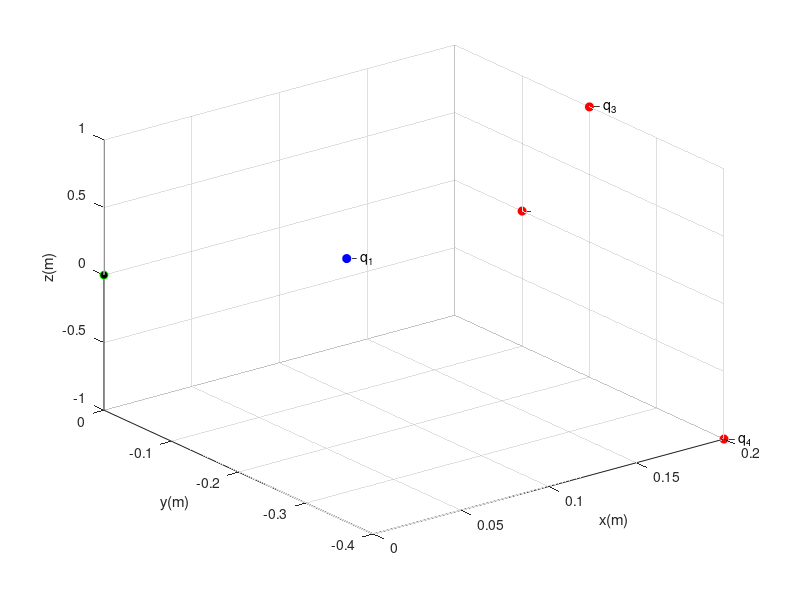
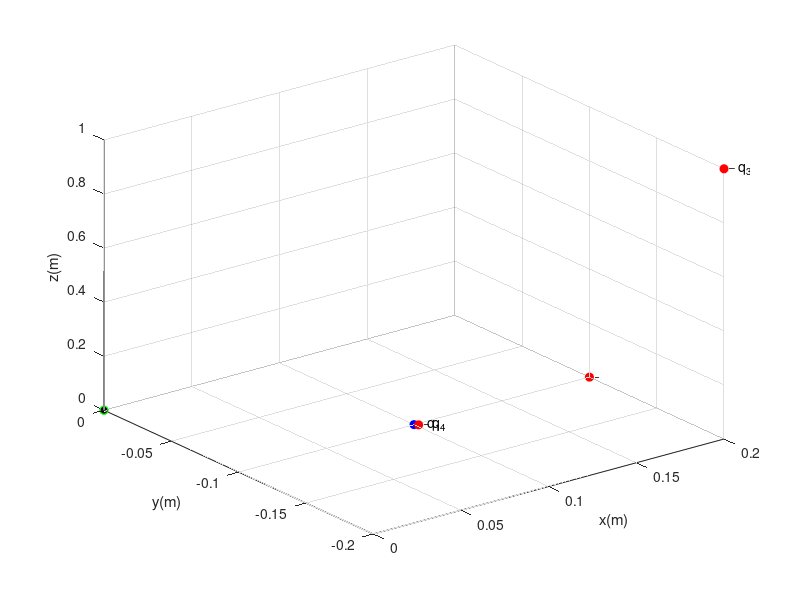

Write MATLAB code to recreate these figures, in order.
% Fixated charges
clearvars;
e = 1.60217662e-19;
m = 9.10938356e-31;
epsilon0 = 8.8541868128e-12;

n = -1;
q = n*e;
r0 = [0,0,0];
v0 = [0,0,0];

n = 1;
q1 = n*e;
r1 = [0.1,-0.1,0];

n = 2;
q2 = n*e;
r2 = [0.2,-0.1,0];

n = 3;
q3 = n*e;
r3 = [0.2,-0.2,1];

n = 4;
q4 = n*e;
r4 = [0.2,-0.4,-1.0];

figure(1)
plot3(r0(1), r0(2), r0(3), 'o', 'Color','g', 'MarkerFaceColor','k');
hold on;
plot3(r1(1), r1(2), r1(3), 'o', 'Color','b', 'MarkerFaceColor','b');
plot3(r2(1), r2(2), r2(3), 'o', 'Color','r', 'MarkerFaceColor','r');
plot3(r3(1), r3(2), r3(3), 'o', 'Color','r', 'MarkerFaceColor','r');
plot3(r4(1), r4(2), r4(3), 'o', 'Color','r', 'MarkerFaceColor','r');
hold off;
grid on;
xlabel('x(m)');
ylabel('y(m)');
zlabel('z(m)');
text(r1(1),r1(2),r1(3), '\leftarrow q_1');
text(r2(1),r2(2),r2(3), '\leftarrow q_2');
text(r3(1),r3(2),r3(3), '\leftarrow q_3');
text(r4(1),r4(2),r4(3), '\leftarrow q_4');

% Electric field of every fixated particle
E1 = @(r) (1/(4*pi*epsilon0))*q1*(r-r1)/(dot((r-r1),(r-r1)))^(3/2);
E2 = @(r) (1/(4*pi*epsilon0))*q2*(r-r2)/(dot((r-r2),(r-r2)))^(3/2);
E3 = @(r) (1/(4*pi*epsilon0))*q3*(r-r3)/(dot((r-r3),(r-r3)))^(3/2);
E4 = @(r) (1/(4*pi*epsilon0))*q4*(r-r4)/(dot((r-r4),(r-r4)))^(3/2);

%Its defined the acceleration function
f = @(r) (q/m)*(E1(r));
g = @(v) v;

%Simulation parameters
t0 = 0;
tn = 0.135;
N = 10000;
h = (tn-t0)/n;
tol = 3e-1;
hmax = h;
hmin = h/40;
t = t0;
r = r0;
flag = 1;
ti = t0;
vi = v0;
ri = r0;

while flag==1
    kv1 = h*f(ri);
    kv2 = h*f(ri + (1/4)*kv1);
    kv3 = h*f(ri + (3/32)*kv1 + (9/32)*kv2);
    kv4 = h*f(ri + (1932/2197)*kv1 - (7200/2197)*kv2 + (7296/2197)*kv3);
    kv5 = h*f(ri + (439/216)*kv1 - (8)*kv2 + (3680/513)*kv3 - (845/4104)*kv4);
    kv6 = h*f(ri - (8/27)*kv1 + (2)*kv2 - (3544/2565)*kv3 + (1859/4104)*kv4 - (11/40)*kv5);

    v4 = vi + (25/216)*kv1 + (1408/2565)*kv3 + (2197/4104)*kv4 -(1/5)*kv5;
    v5 = vi + (16/135)*kv1 + (6656/12825)*kv3 + (28561/-56430)*kv4 - (9/50)*kv5 + (2/55)*kv6;

    Rv = (1/h)*norm(v5-v4);
    vi = v4;

    kr1 = h*g(vi);
    kr2 = h*g(vi + (1/4)*kr1);
    kr3 = h*g(vi + (3/32)*kr1 + (9/32)*kr2);
    kr4 = h*g(vi + (1932/2197)*kr1 - (7200/2197)*kr2 + (7296/2197)*kr3);
    kr5 = h*g(vi + (439/216)*kr1 - (8)*kr2 + (3680/513)*kr3 - (845/4104)*kr4);
    kr6 = h*g(vi - (8/27)*kr1 + (2)*kr2 - (3544/2565)*kr3 + (1859/4104)*kr4 - (11/40)*kr5);

    r4 = ri + (25/216)*kr1 + (1408/2565)*kr3 + (2197/4104)*kr4 -(1/5)*kr5;
    r5 = ri + (16/135)*kr1 + (6656/12825)*kr3 + (28561/-56430)*kr4 - (9/50)*kr5 + (2/55)*kr6;
    
    if Rv <= tol
        ti = ti + h;
        t = [t;ti];
        r = [r;r4];
        ri = r4;
    end

    delta = 0.84*(tol/Rv)^(1/4);

    if delta <= 0.1
        h = 0.1*h;
    elseif delta >= 4
        h = 4*h;
    else 
        h = delta*h;
    end

    if h > hmax
        h = hmax;
    end

    if ti >= tn
        break;
    elseif ti+h > tn
        h = tn-ti;
    elseif h < hmin 
        break;
    end
end

figure(2);
plot3(r0(1), r0(2), r0(3), 'o', 'Color','g', 'MarkerFaceColor','k');
hold on;
plot3(r1(1), r1(2), r1(3), 'o', 'Color','b', 'MarkerFaceColor','b');
plot3(r2(1), r2(2), r2(3), 'o', 'Color','r', 'MarkerFaceColor','r');
plot3(r3(1), r3(2), r3(3), 'o', 'Color','r', 'MarkerFaceColor','r');
plot3(r4(1), r4(2), r4(3), 'o', 'Color','r', 'MarkerFaceColor','r');
plot3(r(:,1), r(:,2), r(:,3), '.', 'Color','k');
plot3(r(end,1), r(end,2), r(end,3), 'o', 'Color', 'g', 'MarkerFaceColor','k')
hold off;
grid on;
xlabel('x(m)');
ylabel('y(m)');
zlabel('z(m)');
text(r1(1),r1(2),r1(3), '\leftarrow q_1');
text(r2(1),r2(2),r2(3), '\leftarrow q_2');
text(r3(1),r3(2),r3(3), '\leftarrow q_3');
text(r4(1),r4(2),r4(3), '\leftarrow q_4');
